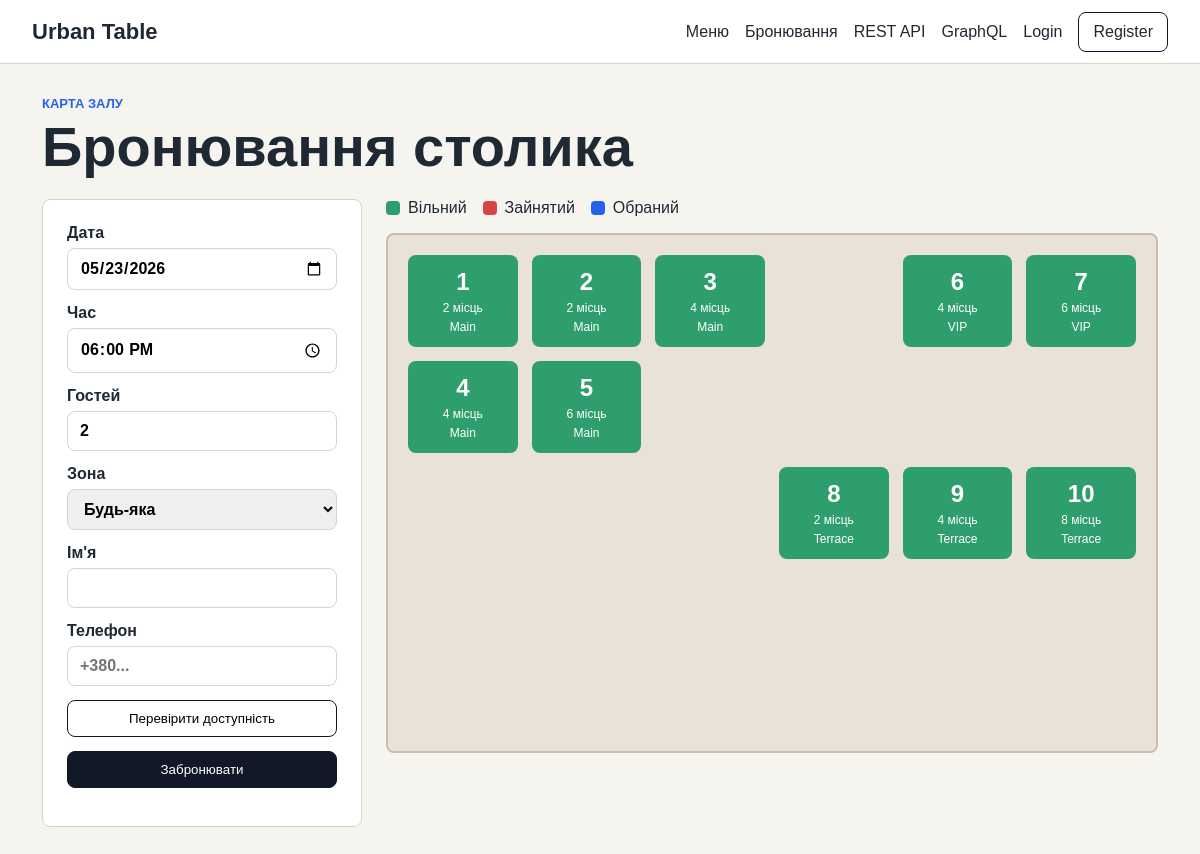
The page /booking/ on the database its author committed.
### booking/models.py (models this page shows, shortened)
class RestaurantTable(models.Model):
    hall = models.ForeignKey(Hall, on_delete=models.CASCADE, related_name='tables')
    number = models.PositiveIntegerField()
    seats = models.PositiveIntegerField()
    x = models.PositiveIntegerField(default=1)
    y = models.PositiveIntegerField(default=1)
    is_active = models.BooleanField(default=True)
    class Meta:
        ordering = ['hall__name', 'number']
        unique_together = ['hall', 'number']

class Hall(models.Model):
    name = models.CharField(max_length=100)
    zone = models.CharField(max_length=80)
    description = models.TextField(blank=True)
    class Meta:
        ordering = ['name']

### booking/views.py (the view)
# urls.py: path('booking/', views.booking_page, name='booking'),
def booking_page(request):
    tables = RestaurantTable.objects.select_related('hall').filter(is_active=True)
    halls = Hall.objects.all()
    return render(request, 'booking/booking.html', {'tables': tables, 'halls': halls})

### templates/booking/booking.html (shortened to what this page needs)
{% extends 'booking/base.html' %}
{% block content %}
<section class="page-head">
    <p class="eyebrow">Карта залу</p>
    <h1>Бронювання столика</h1>
</section>
<section class="booking-shell">
    <form class="filter-panel" id="booking-form">
        <label>
            Дата
            <input type="date" id="date" name="date" required>
        </label>
        <label>
            Час
            <input type="time" id="time" name="time" required value="18:00">
        </label>
        <label>
            Гостей
            <input type="number" id="guests" name="guests" min="1" value="2" required>
        </label>
        <label>
            Зона
            <select id="zone" name="zone">
                <option value="">Будь-яка</option>
            </select>
        </label>
        <label>
            Ім'я
            <input type="text" id="customer_name" name="customer_name" value="{{ user.get_username }}" required>
        </label>
        <label>
            Телефон
            <input type="tel" id="phone" name="phone" placeholder="+380..." required>
        </label>
        <button type="button" id="check-btn">Перевірити доступність</button>
        <button type="submit" class="primary">Забронювати</button>
    </form>
    <div class="hall-map">
        <div class="legend">
            <span><i class="legend-box free"></i> Вільний</span>
            <span><i class="legend-box busy"></i> Зайнятий</span>
            <span><i class="legend-box selected"></i> Обраний</span>
        </div>
        <div class="tables-grid" id="tables-grid">
            {% for table in tables %}
                <button
                    class="table-tile free"
                    data-table-id="{{ table.id }}"
                    data-zone="{{ table.hall.zone }}"
                    data-seats="{{ table.seats }}"
                    style="grid-column: {{ table.x }}; grid-row: {{ table.y }};"
                    type="button">
                    <span>{{ table.number }}</span>
                    <small>{{ table.seats }} місць</small>
                    <em>{{ table.hall.zone }}</em>
                </button>
            {% empty %}
                <p>Столики ще не створені. Додай їх в Django Admin.</p>
            {% endfor %}
        </div>
    </div>
</section>
{% endblock %}

### templates/booking/base.html (shortened to what this page needs)
{% load static %}
<!doctype html>
<html lang="uk">
<head>
    <link rel="stylesheet" href="{% static 'booking/styles.css' %}">
</head>
<body>
    <header class="topbar">
        <a class="brand" href="{% url 'home' %}">Urban Table</a>
        <nav>
            <a href="{% url 'menu' %}">Меню</a>
            <a href="{% url 'booking' %}">Бронювання</a>
            <a href="/api/">REST API</a>
            <a href="/graphql/">GraphQL</a>
            {% if user.is_authenticated %}
                <form method="post" action="{% url 'logout' %}" class="logout-form">
                    {% csrf_token %}
                    <button type="submit">Вийти</button>
                </form>
            {% else %}
                <a href="{% url 'login' %}">Login</a>
                <a class="nav-pill" href="{% url 'register' %}">Register</a>
            {% endif %}
        </nav>
    </header>
    <main>
        {% block content %}{% endblock %}
    </main>
</body>
</html>

### static/booking/styles.css (style rules this page uses)
:root { --bg: #f6f4ef; --text: #1f2933; --muted: #667085; --line: #d8d4ca; --surface: #ffffff; --green: #2f9e6d; --red: #d64545; --blue: #2563eb; --ink: #111827; }
* { box-sizing: border-box; }
body { margin: 0; background: var(--bg); color: var(--text); font-family: Arial, Helvetica, sans-serif; }
a { color: inherit; }
.topbar { align-items: center; background: var(--surface); border-bottom: 1px solid var(--line); display: flex; justify-content: space-between; min-height: 64px; padding: 0 32px; }
.brand { font-size: 22px; font-weight: 800; text-decoration: none; }
nav { align-items: center; display: flex; flex-wrap: wrap; gap: 16px; }
nav a, .logout-form button { background: transparent; border: 0; color: var(--text); cursor: pointer; font: inherit; text-decoration: none; }
.nav-pill, .button, button { border: 1px solid var(--ink); border-radius: 8px; cursor: pointer; display: inline-flex; justify-content: center; padding: 10px 14px; text-decoration: none; }
button, .button { background: var(--surface); }
.primary { background: var(--ink); color: #fff; }
main { margin: 0 auto; max-width: 1180px; padding: 32px; }
.hero h1, .page-head h1 { font-size: 56px; line-height: 1; margin: 8px 0 16px; }
.eyebrow, .category { color: var(--blue); font-size: 13px; font-weight: 800; letter-spacing: 0; margin: 0; text-transform: uppercase; }
.hero-panel, .side-panel, .auth-box, .filter-panel { background: var(--surface); border: 1px solid var(--line); border-radius: 8px; padding: 24px; }
.status-dot.free, .legend-box.free { background: var(--green); }
.status-dot.busy, .legend-box.busy { background: var(--red); }
.status-dot.live, .legend-box.selected { background: var(--blue); }
.page-head { margin-bottom: 24px; }
.booking-shell { align-items: start; display: grid; gap: 24px; grid-template-columns: 320px 1fr; }
.filter-panel { display: grid; gap: 14px; position: sticky; top: 16px; }
label { display: grid; font-weight: 700; gap: 6px; }
input, select { border: 1px solid var(--line); border-radius: 8px; font: inherit; padding: 10px 12px; }
.hall-map { min-width: 0; }
.legend { display: flex; flex-wrap: wrap; gap: 16px; margin-bottom: 16px; }
.legend span { align-items: center; display: inline-flex; gap: 8px; }
.legend-box { border-radius: 4px; display: inline-block; height: 14px; width: 14px; }
.tables-grid { background: #e9e2d6; border: 2px solid #c9bfae; border-radius: 8px; display: grid; gap: 14px; grid-auto-columns: minmax(92px, 1fr); grid-auto-rows: 92px; grid-template-columns: repeat(6, minmax(92px, 1fr)); min-height: 520px; padding: 20px; }
.table-tile { align-items: center; border: 2px solid transparent; color: #fff; display: grid; min-height: 92px; padding: 8px; text-align: center; }
.table-tile span { font-size: 24px; font-weight: 800; }
.table-tile small, .table-tile em { font-size: 12px; font-style: normal; }
.table-tile.free { background: var(--green); }

### rows shown on the page
RestaurantTable: number "1", seats "2", hall.zone "Main"
RestaurantTable: number "2", seats "2", hall.zone "Main"
RestaurantTable: number "3", seats "4", hall.zone "Main"
RestaurantTable: number "4", seats "4", hall.zone "Main"
RestaurantTable: number "5", seats "6", hall.zone "Main"
RestaurantTable: number "8", seats "2", hall.zone "Terrace"
RestaurantTable: number "9", seats "4", hall.zone "Terrace"
RestaurantTable: number "10", seats "8", hall.zone "Terrace"
RestaurantTable: number "6", seats "4", hall.zone "VIP"
RestaurantTable: number "7", seats "6", hall.zone "VIP"
